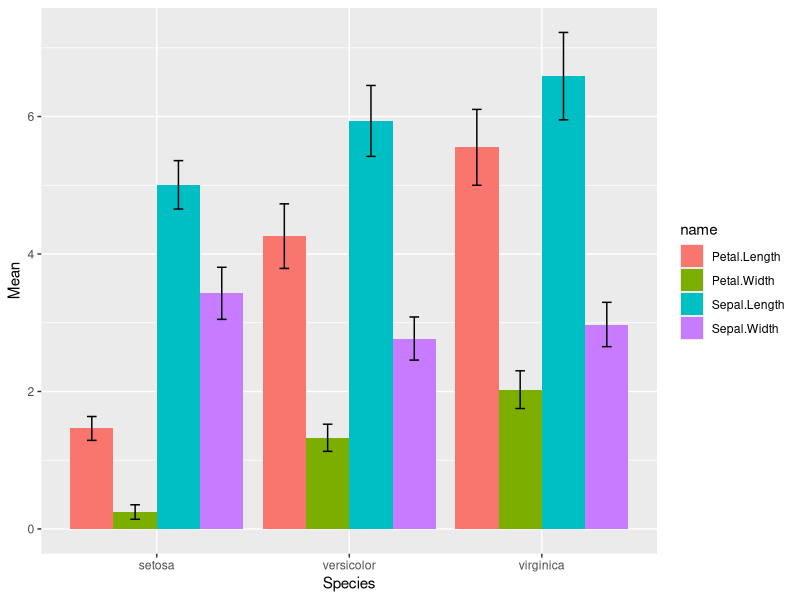

Recreate this plot in R.
## ---- chunk 1
data("iris")
install.packages("ggplot2")
library(ggplot2)
install.packages("dplyr")
library(dplyr)
install.packages("tidyverse")
library(tidyverse)


a_iris2 <- aggregate(iris[, 1:4], list(iris$Species), mean)
a_iris2 <- gather(a_iris2, name, values, -Group.1)
a_iris3 <- aggregate(iris[, 1:4], list(iris$Species), sd)
a_iris3 <- gather(a_iris3, SD, values, -Group.1)

names(a_iris2)[names(a_iris2) == "values"] <- "Mean"
names(a_iris2)[names(a_iris2) == "Group.1"] <- "Species"

a_iris2$sd <- a_iris3$values

Iris_mean_SD <- ggplot(a_iris2, aes(x = Species, y = Mean, fill=name)) + geom_bar(position = position_dodge(),stat="identity") + geom_errorbar(aes(ymin=Mean-sd, ymax=Mean+sd), width=.2,position=position_dodge(.9))
Iris_mean_SD
